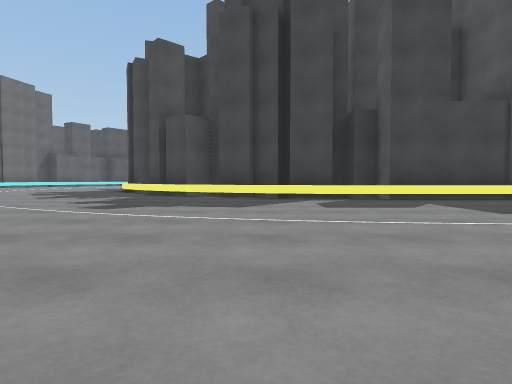
view 1 (above)

22 first-person views from a walk through a scene from a Unity 3-D project. The camera is 0.31 m above the floor, tilts 2° down and sees 75° across. The floor is counted in squares, 1 m on a side. Each view is taken from the middle of a square. On the plan, view 1 faces up. The plan holds only what a view shows up to about 9 squares ahead; the rest is blank. The place goes on beyond the plan. The player is left out.

view 2
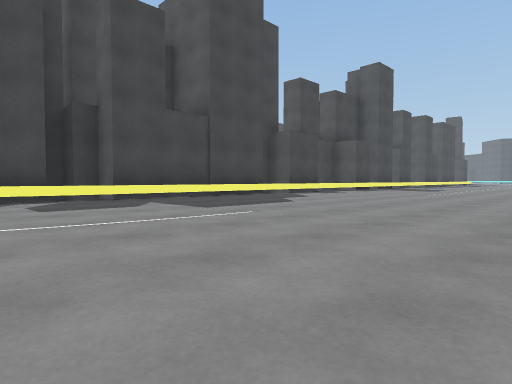

view 3
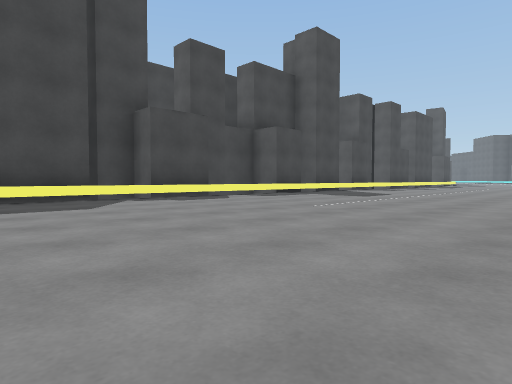

view 4
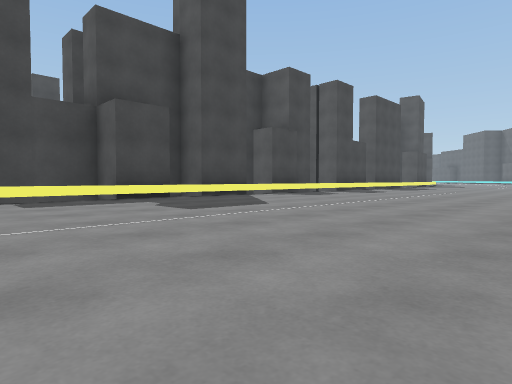

view 5
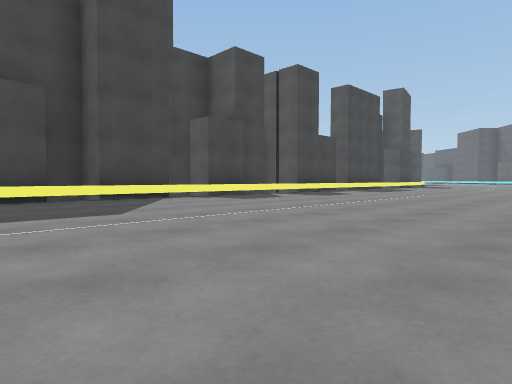

view 6
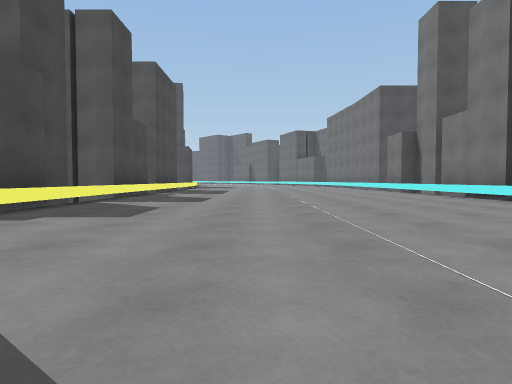

view 7
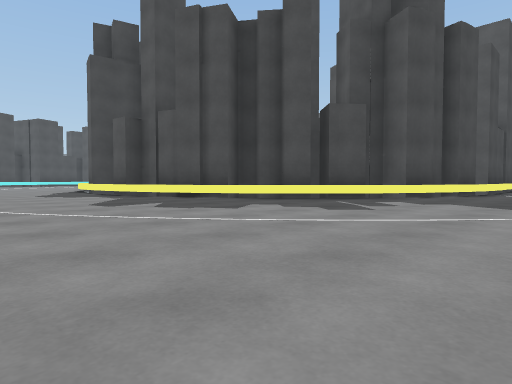

view 8
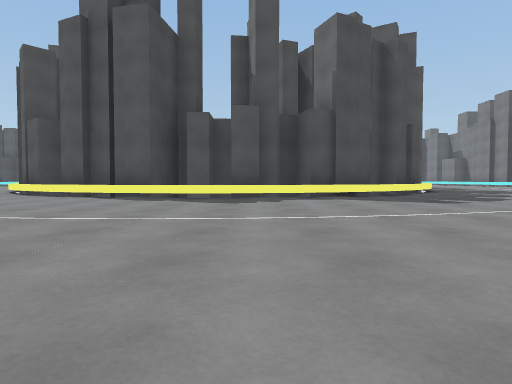

view 9
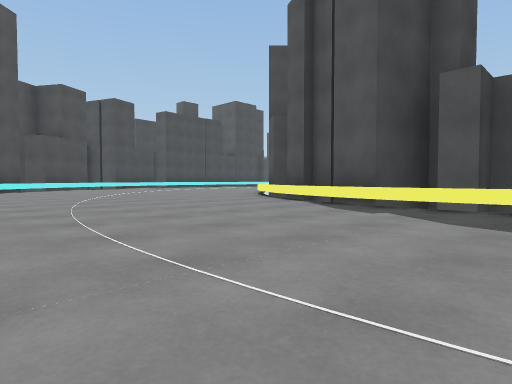

view 10
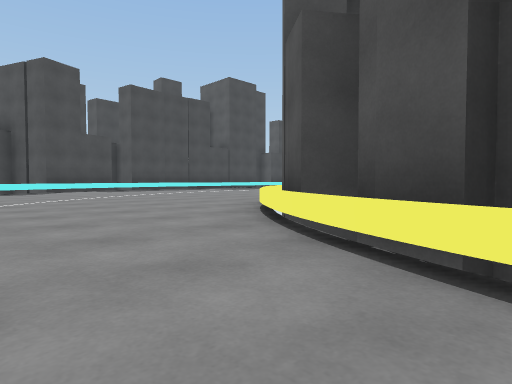

view 11
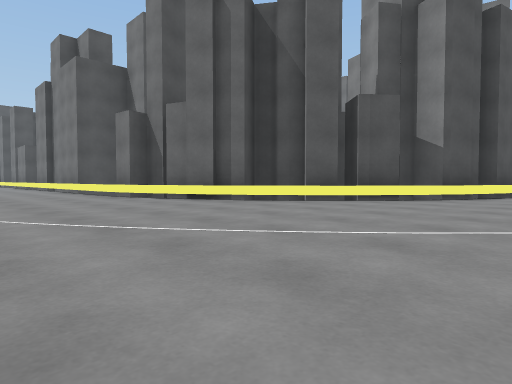

view 12
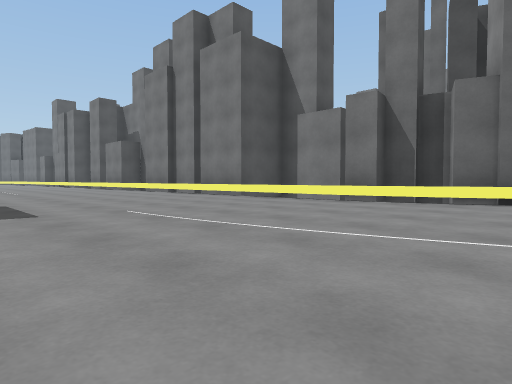

view 13
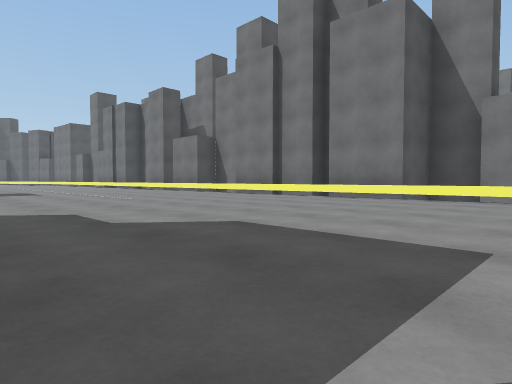

view 14
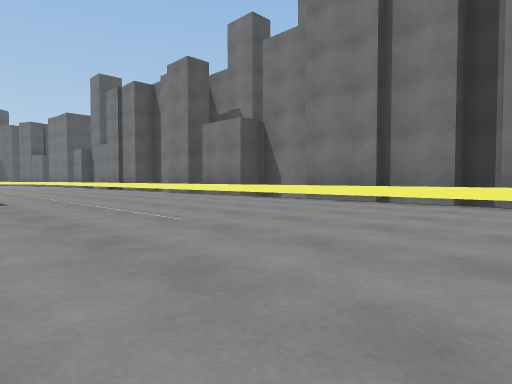

view 15
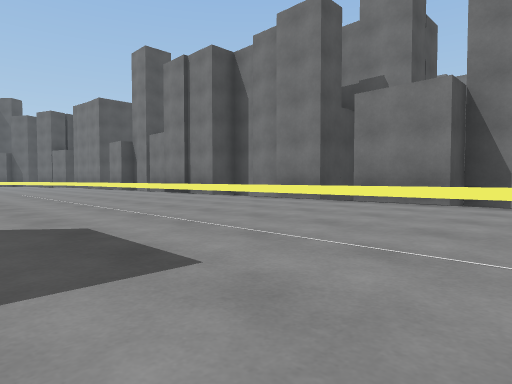

view 16
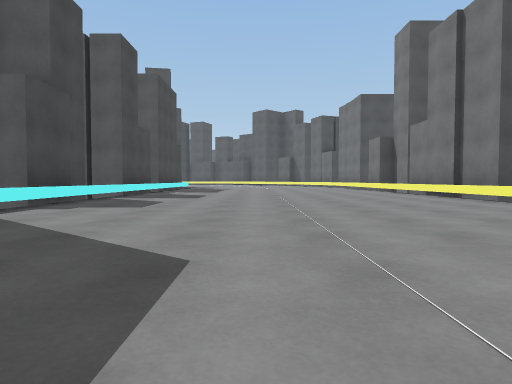

view 17
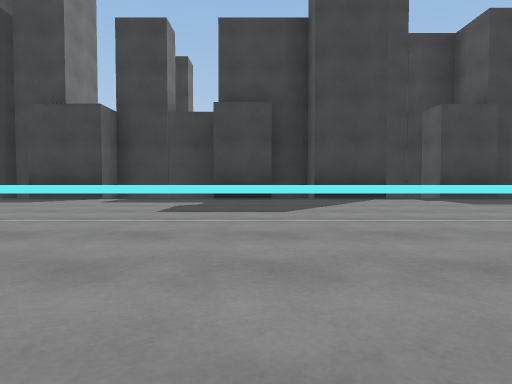

view 18
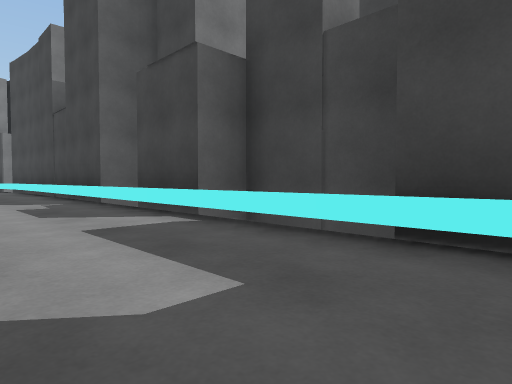

view 19
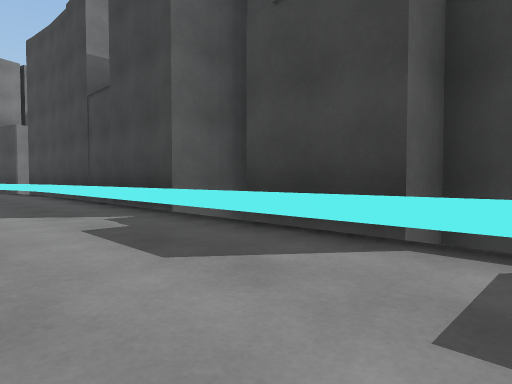

view 20
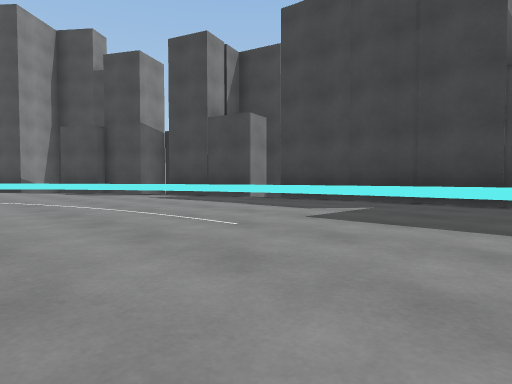

view 21
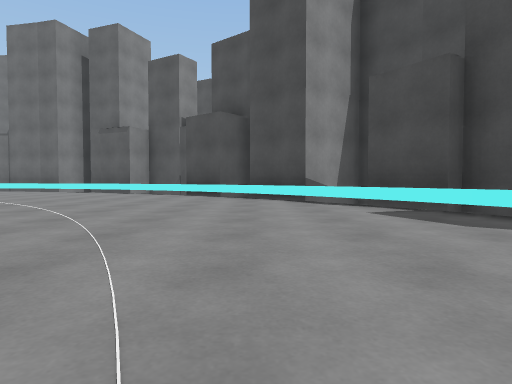

view 22
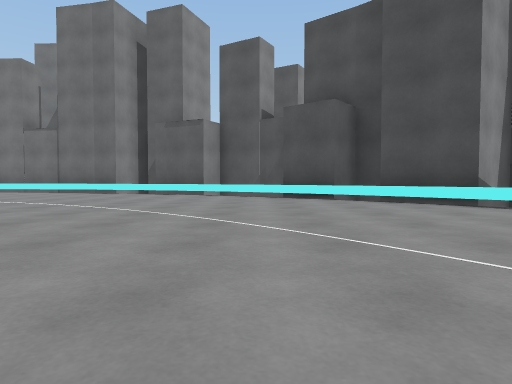

### Floor plan
Key: @ floor where view 1 was taken; # wall or solid block; . floor; = window, fence, low wall or low ledge.
Columns run from 11 left of view 1 to 17 right of it. Each row starts with its distance up from view 1.
 26                        ######
 25          ################=##=
 24       #####..................
 23     ####.....................
 22     ##.......................
 21    ##........................
 20   ##.........................
 19  ##=.........................
 18  #=........####=#######=#####
 17 ##.......=########   ####
 16 #=......###
 15 ##......##
 14 ##.....##
 13 #......##
 12 #......#
 11  ......##
 10   .....##
  9    .....##
  8     ....###
  7     .....####           #####
  6     ......=##############=##=
  5     .........................
  4     .........................
  3         .....................
  2          ....................
  1           ...................
  0            @.................
 -1                            ##

Where each view was taken, in squares from view 1:
view 1: 0 up, 0 right, facing up
view 2: 0 up, 0 right, facing up-right
view 3: 0 up, 4 right, facing up-right
view 4: 0 up, 8 right, facing up-right
view 5: 0 up, 10 right, facing up-right
view 6: 3 up, 11 right, facing right
view 7: 4 up, 7 left, facing up-right
view 8: 11 up, 10 left, facing right
view 9: 11 up, 8 left, facing up-right
view 10: 14 up, 5 left, facing up-right
view 11: 21 up, 5 left, facing down-right
view 12: 23 up, 1 left, facing down-right
view 13: 24 up, 2 right, facing down-right
view 14: 23 up, 5 right, facing down-right
view 15: 23 up, 9 right, facing down-right
view 16: 22 up, 10 right, facing right
view 17: 19 up, 11 right, facing up
view 18: 23 up, 11 right, facing up-left
view 19: 23 up, 9 right, facing up-left
view 20: 20 up, 4 right, facing up-left
view 21: 21 up, 1 left, facing left
view 22: 19 up, 2 left, facing left
